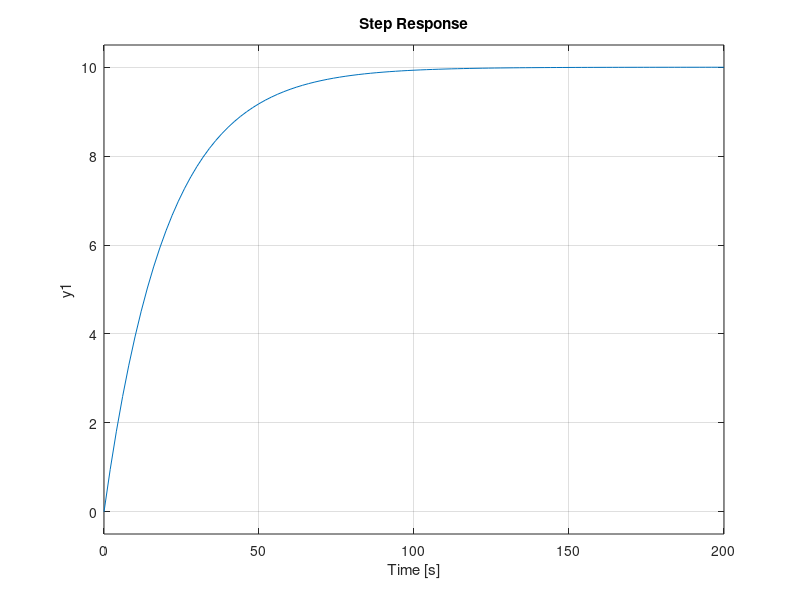

MATLAB code for this plot:
% assumed values
m = 1000;
b = 50;
u = 500;

% transfer function
s = tf('s');
P_cruise = 1/(m*s + b);

% step respons plot
step(u * P_cruise);